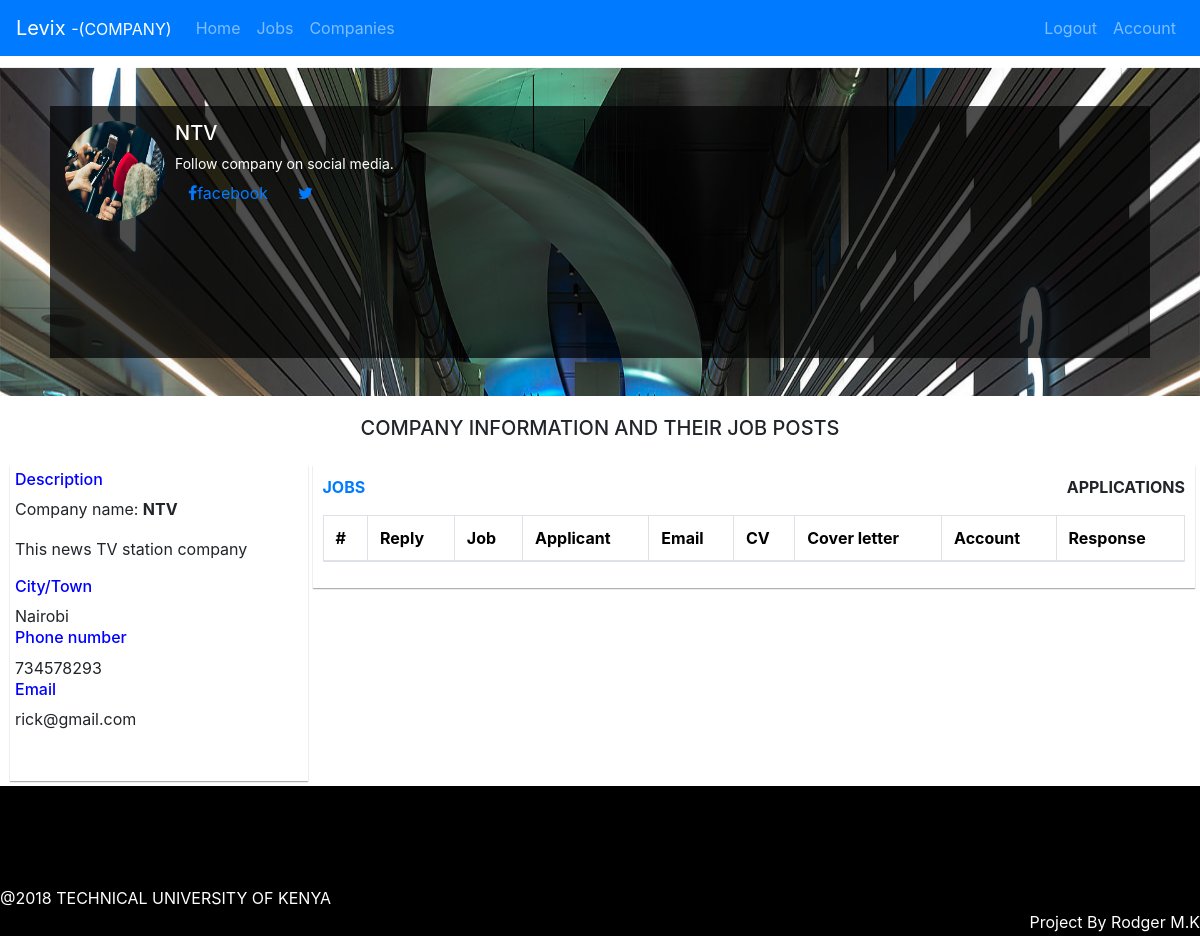
The page /company/applications.php?company_id=8 (signed in) on the database its author committed.
### tables this page shows
CREATE TABLE `company` (
  `company_id` int(11) NOT NULL,
  `company_name` varchar(50) NOT NULL,
  `company_type` varchar(50) NOT NULL,
  `email` varchar(50) NOT NULL,
  `about` varchar(500) NOT NULL,
  `location` varchar(20) NOT NULL,
  `phone_number` int(20) NOT NULL,
  `facebook_url` varchar(100) NOT NULL,
  `twitter_url` varchar(100) NOT NULL,
  `password` varchar(100) NOT NULL
);

### company/applications.php (the view, shortened to what this page needs)
<?php
include "../functions/connect.php";
if(isset($_COOKIE['sess_user'])){
$id=$_GET['company_id'];
$check=mysqli_query($conn, "SELECT * FROM `company` WHERE `company_id` = '$id' ");
$rows = mysqli_fetch_array($check);
  if($rows['email']==$_COOKIE['sess_user']){
?>
<html lang="en">
<?php
if(isset($_GET['company_id'])){
    $company_id=$_GET['company_id'];
    include "../functions/connect.php";
   $select = mysqli_query($conn, "SELECT * FROM `company` WHERE `company_id` = '$company_id' ");
    if (mysqli_num_rows($select)) {
    ?>
  <head>
    <link rel="stylesheet" href="https://maxcdn.bootstrapcdn.com/bootstrap/4.0.0/css/bootstrap.min.css">
<link rel="stylesheet" href="https://cdnjs.cloudflare.com/ajax/libs/font-awesome/4.7.0/css/font-awesome.min.css">
<link rel="stylesheet" href="https://cdnjs.cloudflare.com/ajax/libs/bootstrap-social/5.1.1/bootstrap-social.css">
  </head>
  <body>
<nav class="navbar navbar-expand-lg navbar-dark bg-primary">
   <a class="navbar-brand" href="#">Levix   <?php
if(isset($_COOKIE["sess_user"])){
include "../functions/connect.php";
  $email=$_COOKIE["sess_user"];
 $select = mysqli_query($conn, "SELECT * FROM `job_seeker` WHERE `email` = '$email' ");
if(mysqli_num_rows($select)) {
?>
<small>-(JOB SEEKER)</small>
<?php }else{ ?>
<small>-(COMPANY)</small>
<?php }}?>
</a>
  <div class="collapse navbar-collapse" id="navbarSupportedContent">
    <ul class="navbar-nav mr-auto">
       <li class="nav-item ">
        <a class="nav-link" href="../index.php">Home <span class="sr-only">(current)</span></a>
      </li>
      <li class="nav-item">
        <a class="nav-link" href="../jobs.php">Jobs <span class="sr-only">(current)</span></a>
      </li>
      <li class="nav-item">
        <a class="nav-link" href="../companies.php">Companies</a>
      </li>
    </ul>
    <div>
        <ul class="navbar-nav mr-auto ">
          <?php
if(isset($_COOKIE["sess_user"])){
?>
       <li class="nav-item ">
   <a class="nav-link " href="../functions/logout.php">Logout</a>
      </li>
    <?php } ?>
<?php
include "../functions/connect.php";
if(isset($_COOKIE['sess_user'])){
$id=$_GET['company_id'];
$check=mysqli_query($conn, "SELECT * FROM `company` WHERE `company_id` = '$id' ");
$rows = mysqli_fetch_array($check);
  if($rows['email']==$_COOKIE['sess_user']){
?>
 <li class="nav-item ">
 <a class="nav-link " href=<?php echo "../company/profile.php?company_id=".$company_id ?>>Account</a>
</li>
<?php }}?>
    </ul>
    </div>
  </div>
</nav>
<div class="parallax" style="height:340px">
  <div style="width: 100%;color:white">
    <div class="dark" style="float:left;background-color: black;opacity:0.7;width: 100%;height:105%;margin: 0 auto 0 auto"></div>
<div style="position: absolute;float: left;padding: 10px;width: 70%;">
  <?php
   include "../functions/connect.php";
             $company_id=$_GET['company_id'];
         $query = mysqli_query($conn,"SELECT * from company WHERE company_id='$company_id'");
               while ($row = mysqli_fetch_array($query)) {
  ?>
  <div style="float: left;margin:5px"> <img src=<?php
if(file_exists("../images/profile/company/".$row['email'].".jpg")){
  echo  "../images/profile/company/".$row['email'].".jpg";
}
else{
  if(file_exists("../images/profile/company/".$row['email'].".png")){
  echo  "../images/profile/company/".$row['email'].".png";
}else{
  echo "../images/profile/company/prof.png";
}
}
    ?> style="width: 100px;height: 100px;border-radius: 50px"></div><div style="float:left;margin:5px">
    <h5><?php echo $row['company_name']; ?></h5>
<p style="font-size:14">
  Follow company on social media.  <br/>
   <a class="btn btn-social btn-facebook" href=<?php echo $row['facebook_url'];?>  >
    <span class="fa fa-facebook"></span>facebook
  </a>
      <a class="btn btn-social-icon btn-twitter" href=<?php echo $row['twitter_url'];?> >
    <span class="fa fa-twitter"></span>
  </a>
</p>
  </div>
<?php } ?>
</div>
  </div>
</div>
<h5 style="text-align: center;margin: 20px">COMPANY INFORMATION AND THEIR JOB POSTS</h5>
 <div class="main">
 <div class="about" style="background-color:white">
  <?php
   include "../functions/connect.php";
   $company_id=$_GET['company_id'];
         $query = mysqli_query($conn,"SELECT * from company WHERE company_id='$company_id'");
               while ($row = mysqli_fetch_array($query)) {
  ?>
<h6 style="color: blue">Description</h6>
<p>Company name: <b><?php echo $row['company_name']; ?></b></p>
<p><?php echo $row['about']; ?></p>
<h6 style="color: blue">City/Town</h6>
<?php echo $row['location']; ?>
 <h6 style="color: blue">Phone number</h6>
<?php echo $row['phone_number']; ?>
 <h6 style="color: blue">Email</h6>
<?php echo $row['email']; ?>
<?php } ?>
</div>
<div class="container" style="background-color:white">
<p style="width: 100%;font-weight: bold"> <a href=<?php echo "profile.php?company_id=".$_GET['company_id'] ?>  style="float: left">JOBS</a> <span style="float:right">APPLICATIONS</span> </p>
 <table class="table table-hover table-striped table-bordered " style="z-index: 0">
  <thead>
    <tr>
      <th scope="col">#</th>
            <th scope="col">Reply</th>
      <th scope="col">Job</th>
      <th scope="col">Applicant</th>
      <th scope="col">Email</th>
       <th scope="col">CV</th>
        <th scope="col">Cover letter</th>
       <th scope="col">Account</th>
      <th scope="col">Response</th>
    </tr>
  </thead>
</table>
</div>
</div>
  </body>
  <footer>
    <div style="padding-top:100px;width:100%">
   <div>@2018 TECHNICAL UNIVERSITY OF KENYA </div>
<div style="float:right;right:10px">Project By Rodger M.K</div>
  </div>
  </footer>
<?php }else{
  echo "USER DOES NOT EXIST";
} }else{
echo "PLEASE SELECT USER";
}?>
<?php }else{echo "PLEASE LOGIN";}}?>
</html>

### company/applications.php (style rules this page uses)
body { margin: 0px; }
table { color:black; z-index: 99999; border: 9px solid black; }
.container { padding: 10px; }
.parallax { padding:50px; background-image: url("../images/jobs2.jpg"); height: 40vh; width: 100%; background-attachment: fixed; background-position: center; background-repeat: no-repeat; background-size: 100% 100vh; }
footer { background-color: black; height: 150px; width: 100%; color:white; bottom: 0; }
@media (min-width: 700px) { .main { display: flex; flex-wrap: wrap; padding: 5px; align-items: flex-start; } }
.dark { height: 110% }
.about { padding: 5px; flex:1; box-shadow: 0 1px 1.5px 0 rgba(0,0,0,.12), 0 1px 1px 0 rgba(0,0,0,.24); margin-right: 5px; margin-left: 5px; padding-bottom: 50px; }
.container { margin-right:10px; margin-left: 10px; box-shadow: 0 1px 1.5px 0 rgba(0,0,0,.12), 0 1px 1px 0 rgba(0,0,0,.24); flex:3; margin: 0 auto 0 auto; flex-wrap: wrap; display: flex; justify-content: space-around; display: flex; }

### rows shown on the page
company: email (picture), company_name "NTV", about "This news TV station company", location "Nairobi", phone_number "734578293", email "rick@gmail.com"
